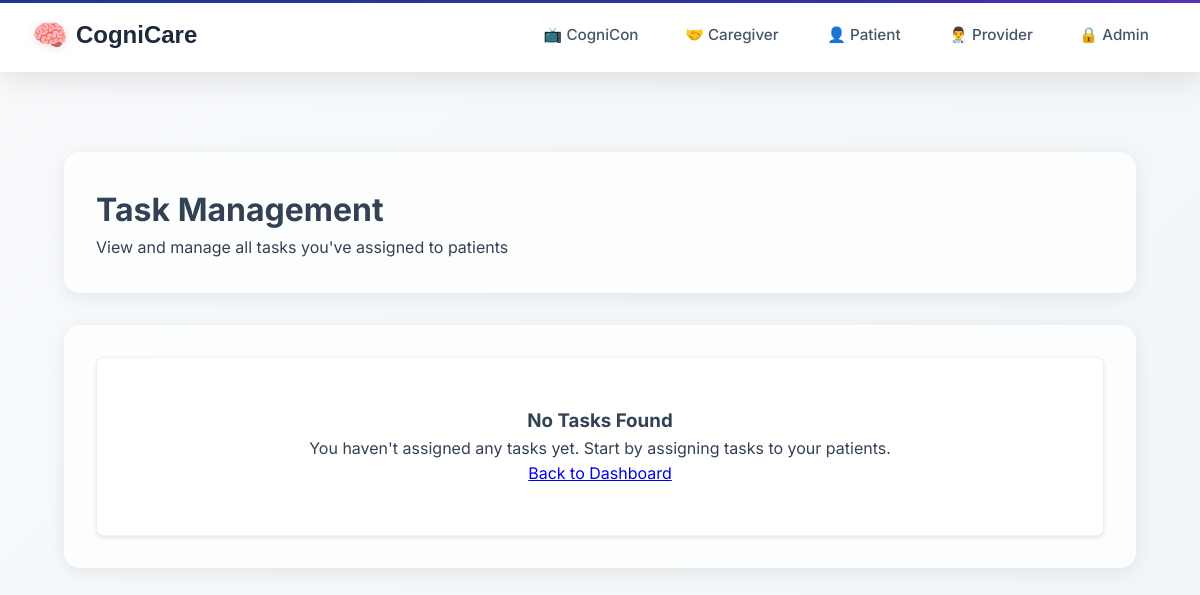
Before: /taskmanager/provider/tasks/ (signed in) with the older database file.
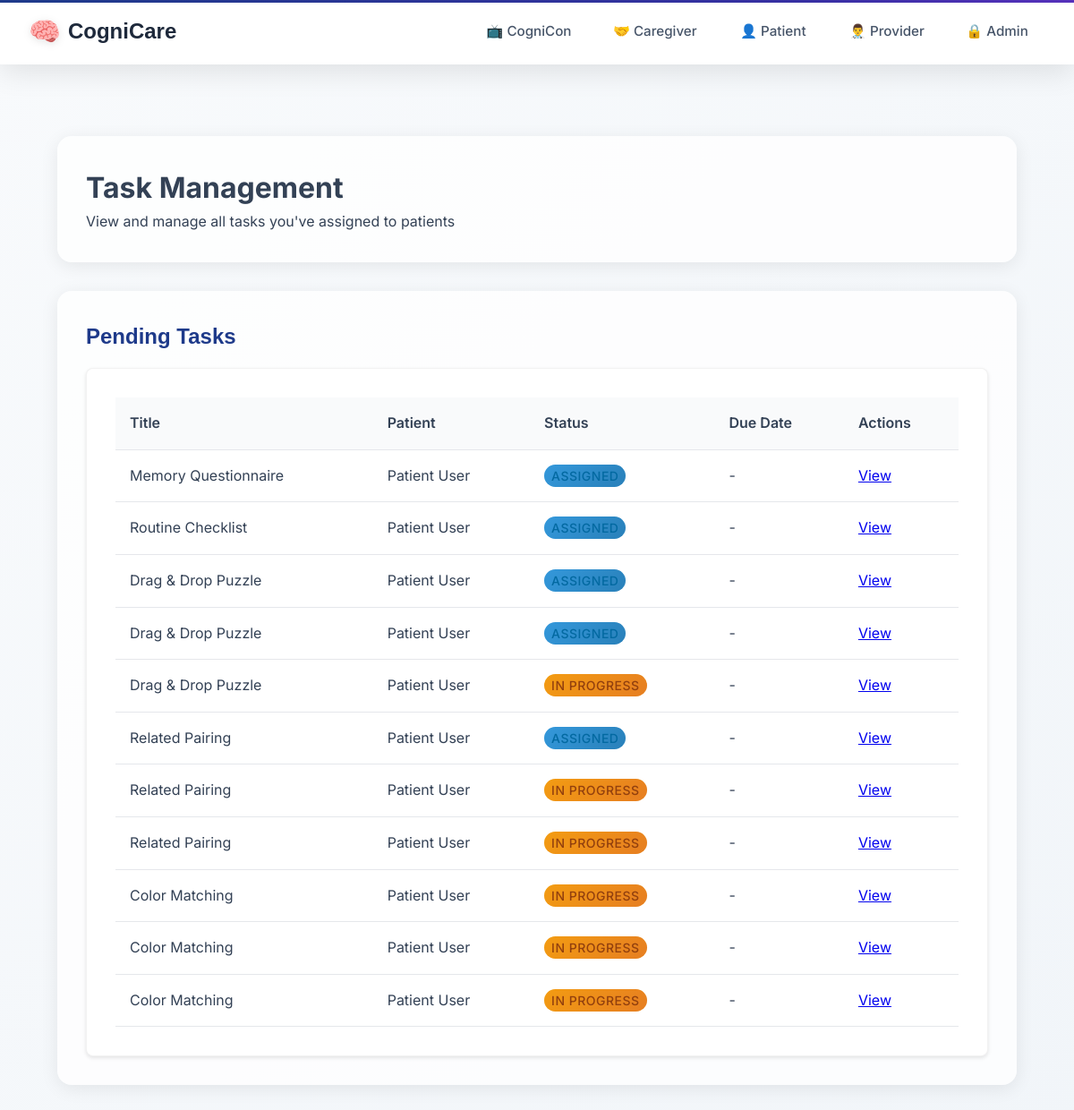
After: the same page with the newer database file.
### taskmanager/models.py (models this page shows, shortened)
class Task(models.Model):
    title = models.CharField(max_length=255)
    description = models.TextField(blank=True, null=True)
    task_type = models.CharField(max_length=50, choices=TASK_TYPES)
    difficulty = models.CharField(
        max_length=50,
        choices=DIFFICULTY_LEVELS,
        blank=True,
        null=True,
        help_text="Cognitive difficulty level for games"
    )
    assigned_by = models.ForeignKey(UserProfile, related_name='assigned_tasks', on_delete=models.CASCADE)
    assigned_to = models.ForeignKey(UserProfile, related_name='tasks', on_delete=models.CASCADE)
    completed_by = models.ForeignKey(UserProfile, related_name='completed_tasks', on_delete=models.SET_NULL, null=True, blank=True)
    status = models.CharField(max_length=20, choices=[
        ('assigned', 'Assigned'),
        ('in_progress', 'In Progress'),
        ('completed', 'Completed'),
    ], default='assigned')
    created_at = models.DateTimeField(auto_now_add=True)
    assigned_at = models.DateTimeField(auto_now_add=True)
    due_date = models.DateTimeField(blank=True, null=True)
    completed_at = models.DateTimeField(null=True, blank=True)
    task_config = models.JSONField(default=dict, blank=True)
    class Meta:
        ordering = ['-created_at']

### users/models.py (models this page shows, shortened)
class UserProfile(models.Model):
    USER_TYPES = (
        ('admin', 'Administrator'),  # Admin users
        ('provider', 'Healthcare Provider'),  # Docs + Nurses
        ('caregiver', 'Caregiver'),  # Caregivers
        ('patient', 'Patient'),  # All patients
    )
    user = models.OneToOneField(User, on_delete=models.CASCADE, related_name='profile')  # each user must have a profile
    user_type = models.CharField(max_length=20, choices=USER_TYPES)  # set specific user role
    provider = models.ForeignKey('self', on_delete=models.SET_NULL, null=True, blank=True,
                                related_name='managed_patients', limit_choices_to={'user_type': 'provider'})  # provider link
    patient = models.ForeignKey('self', on_delete=models.SET_NULL, null=True, blank=True,
                               related_name='caregivers', limit_choices_to={'user_type': 'patient'})  # patienr link
    linked_patients = models.ManyToManyField(
        'self',
        symmetrical=False,
        related_name='linked_caregivers',
        limit_choices_to={'user_type': 'patient'},
        blank=True,
        help_text="Patients this caregiver can access"  # Caregivers can see these patients
    )

### taskmanager/views.py (the view)
# urls.py: path('provider/tasks/', views.provider_task_management, name='provider_task_management'),
@login_required
def provider_task_management(request):
    if not hasattr(request.user, 'profile') or request.user.profile.user_type != 'provider':
        messages.error(request, 'You do not have permission to access task management.')
        return redirect('home')
    assigned_tasks = Task.objects.filter(assigned_by=request.user.profile)
    context = {
        'assigned_tasks': assigned_tasks,
        'pending_tasks': assigned_tasks.filter(status__in=['assigned', 'in_progress']),
        'completed_tasks': assigned_tasks.filter(status='completed'),
    }
    return render(request, 'tasks/assign/provider_task_management.html', context)

### templates/tasks/assign/provider_task_management.html (shortened to what this page needs)
{% extends 'layouts/base.html' %}
{% block content %}
<div class="container">
    <div class="section">
        <h1>Task Management</h1>
        <p>View and manage all tasks you've assigned to patients</p>
    </div>
    {% if pending_tasks %}
    <div class="section">
        <h2>Pending Tasks</h2>
        <div class="card">
            <table class="table">
                <thead>
                    <tr>
                        <th>Title</th>
                        <th>Patient</th>
                        <th>Status</th>
                        <th>Due Date</th>
                        <th>Actions</th>
                    </tr>
                </thead>
                <tbody>
                    {% for task in pending_tasks %}
                    <tr>
                        <td>{{ task.title }}</td>
                        <td>{{ task.assigned_to.user.get_full_name }}</td>
                        <td><span class="status-badge status-{{ task.status }}">{{ task.get_status_display }}</span></td>
                        <td>{% if task.due_date %}{{ task.due_date|date:"M d, Y g:i A" }}{% else %}-{% endif %}</td>
                        <td>
                            <a href="{% url 'taskmanager:task_results' task.id %}" class="mdc-button mdc-button--outlined">View</a>
                        </td>
                    </tr>
                    {% endfor %}
                </tbody>
            </table>
        </div>
    </div>
    {% endif %}
    {% if not pending_tasks and not completed_tasks %}
    <div class="section">
        <div class="card no-tasks">
            <h3>No Tasks Found</h3>
            <p>You haven't assigned any tasks yet. Start by assigning tasks to your patients.</p>
            <a href="{% url 'provider_dashboard' %}" class="mdc-button mdc-button--outlined">
                <span class="mdc-button__label">Back to Dashboard</span>
            </a>
        </div>
    </div>
    {% endif %}
</div>
{% endblock %}

Changed rows visible on the page:
added Task: title "Memory Questionnaire", assigned_to.user.get_full_name "Patient User", status "ASSIGNED"
added Task: title "Routine Checklist", assigned_to.user.get_full_name "Patient User", status "ASSIGNED"
added Task: title "Drag & Drop Puzzle", assigned_to.user.get_full_name "Patient User", status "ASSIGNED"
added Task: title "Drag & Drop Puzzle", assigned_to.user.get_full_name "Patient User", status "ASSIGNED"
added Task: title "Drag & Drop Puzzle", assigned_to.user.get_full_name "Patient User", status "IN PROGRESS"
added Task: title "Related Pairing", assigned_to.user.get_full_name "Patient User", status "ASSIGNED"
added Task: title "Related Pairing", assigned_to.user.get_full_name "Patient User", status "IN PROGRESS"
added Task: title "Related Pairing", assigned_to.user.get_full_name "Patient User", status "IN PROGRESS"
added Task: title "Color Matching", assigned_to.user.get_full_name "Patient User", status "IN PROGRESS"
added Task: title "Color Matching", assigned_to.user.get_full_name "Patient User", status "IN PROGRESS"
added Task: title "Color Matching", assigned_to.user.get_full_name "Patient User", status "IN PROGRESS"
Other visible differences:
text no longer shown: "No Tasks Found You haven't assigned any tasks yet. Start by assigning tasks to your patients. Back to Dashboard"
text now shown: "Pending Tasks Title Patient Status Due Date Actions"
